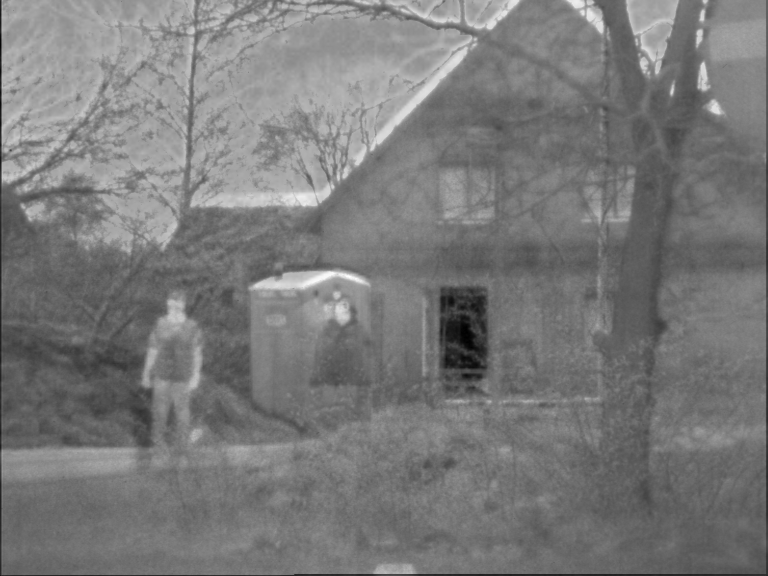
%> input picture General Evaluation Metric/Image/Algorithm/DenseFuse_TNO/01.png, 768 x 576 px
$ octave Evaluation_for_Single_Image.m   (GNU Octave 9; MATLAB toolbox functions it lacks are replaced by stand-ins)
%> lines starting %> are read from the running program, lines starting %| are printed output that depends on the picture
clc
clear all
easy = 1; %% easy=1 用于测试：EN, SF,SD,PSNR,MSE, MI, VIF, AG, CC, SCD, Qabf等指标； easy=0 用于测试：Nabf, SSIM, MS_SSIM, FMI_pixel, FMI_dct, FMI_w等指标
source_image_name1 = '..\Image\Source-Image\TNO\ir\01.png';
source_image_name2 = '..\Image\Source-Image\TNO\vi\01.png';
fused_image_name = '..\Image\Algorithm\SeAFusion_TNO\01.png';

ir_image = imread(source_image_name1);
%> ir_image is the input picture: size 576x768 uint8; min 0, max 255, mean 121.3
vi_image = imread(source_image_name2);
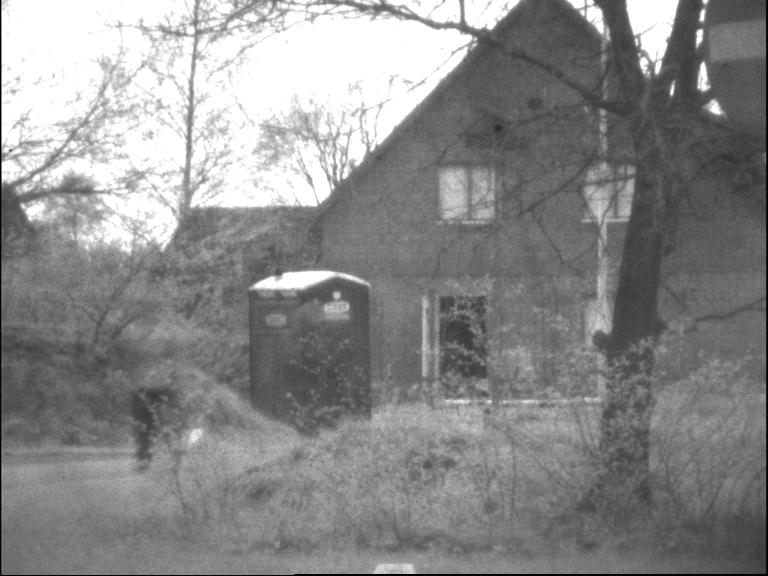
%> input picture General Evaluation Metric/Image/Source-Image/TNO/vi/01.png, 768 x 576 px
%> vi_image is the input picture: size 576x768x3 uint8; min 0, max 255, mean 137.8
fused_image   = imread(fused_image_name);
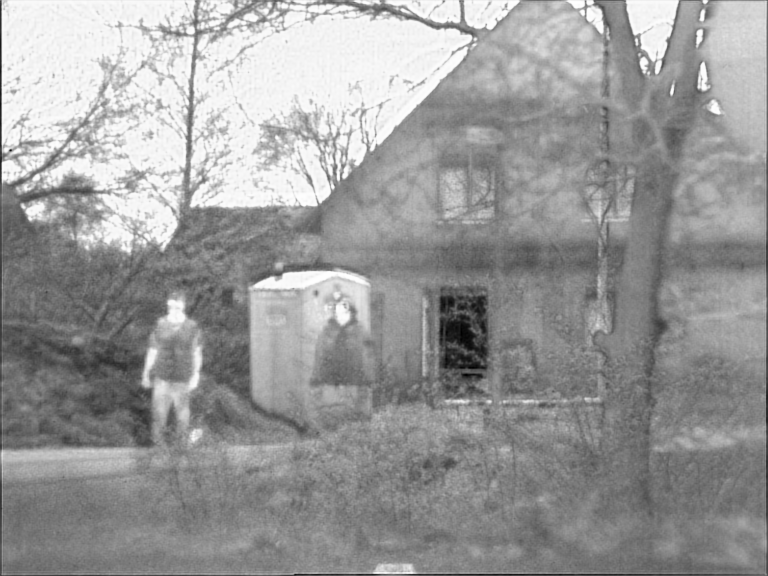
%> input picture General Evaluation Metric/Image/Algorithm/SeAFusion_TNO/01.png, 768 x 576 px
%> fused_image is the input picture: size 576x768x3 uint8; mean R, G, B 153.4, 153.4, 153.4
if size(ir_image, 3)>2
    ir_image = rgb2gray(ir_image);
end

if size(vi_image, 3)>2
    vi_image = rgb2gray(vi_image);
%> vi_image: size 576x768 uint8
end

if size(fused_image, 3)>2
    fused_image = rgb2gray(fused_image);
%> fused_image: size 576x768 uint8
end

[m, n] = size(fused_image);
%> m = 576; n = 768
        %     fused_image = fused_image(7:m-6, 7:n-6);
ir_size = size(ir_image);
%> ir_size = [576 768]
vi_size = size(vi_image);
%> vi_size = [576 768]
fusion_size = size(fused_image);
%> fusion_size = [576 768]
if length(ir_size) < 3 && length(vi_size) < 3
%> (the run ends here)
